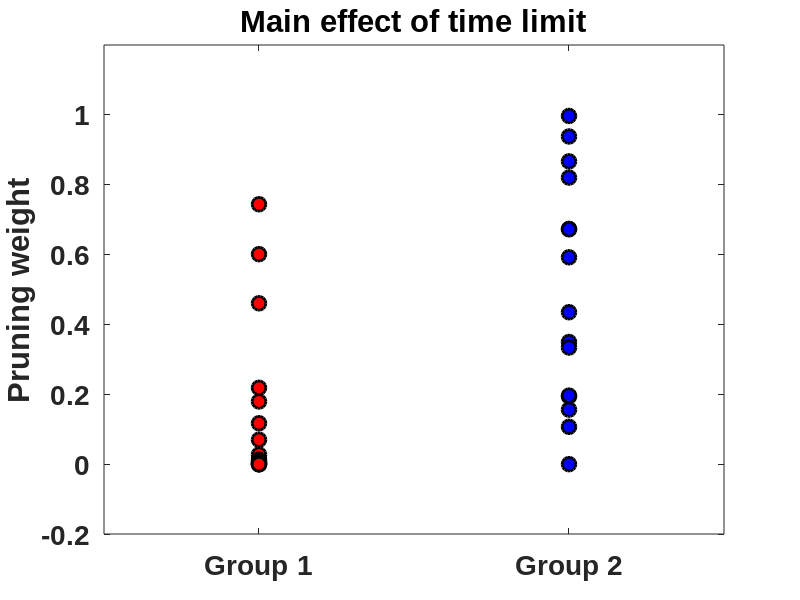
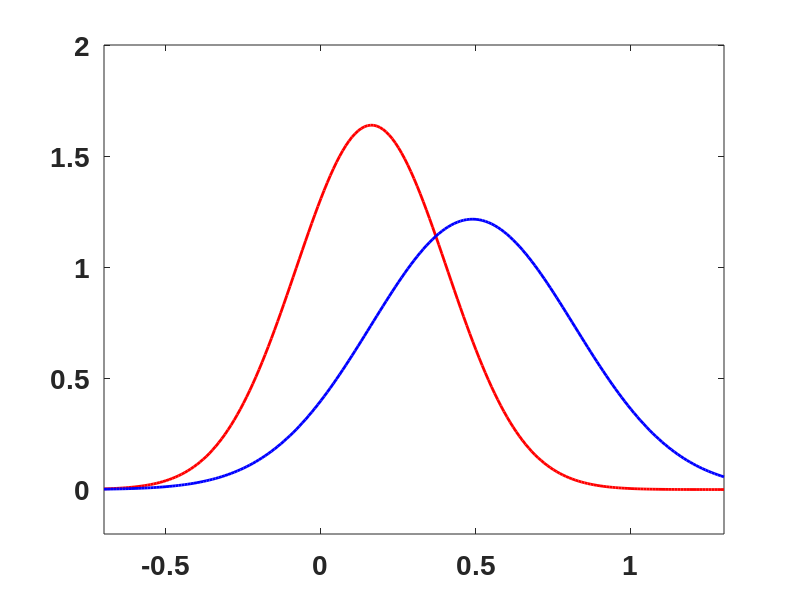
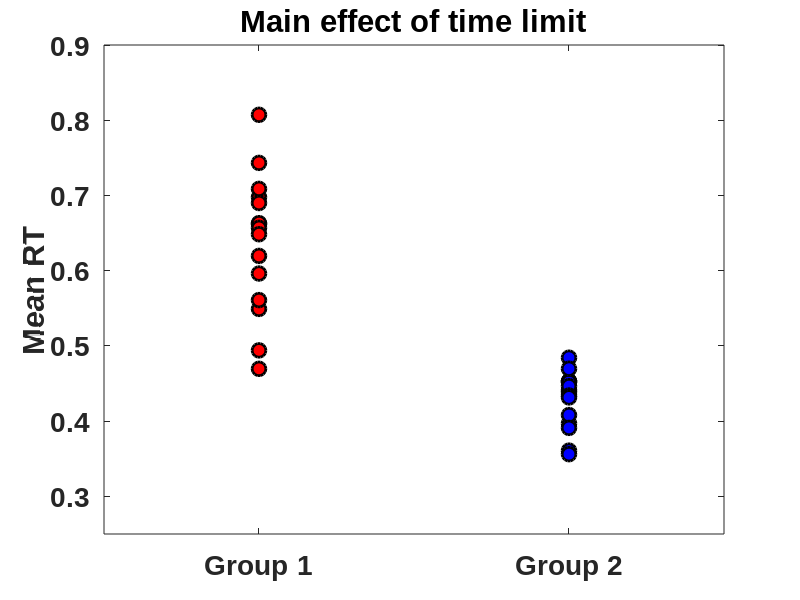
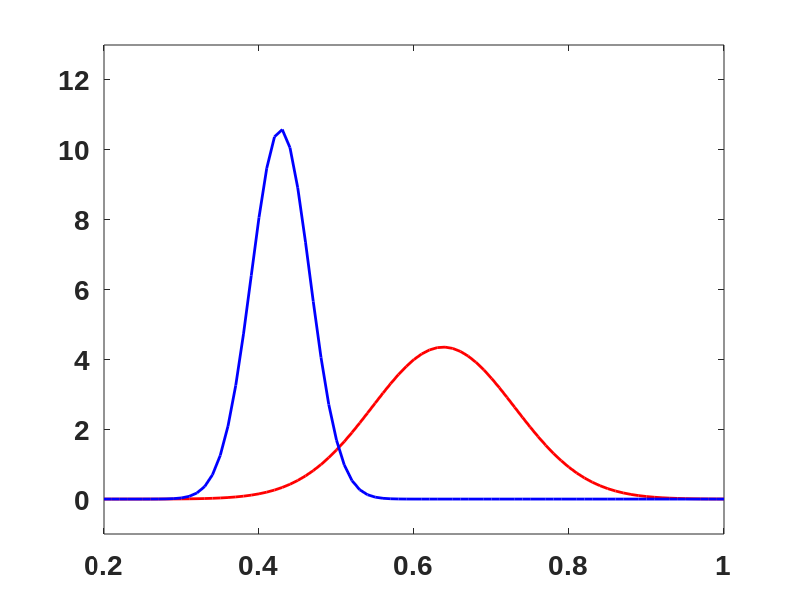

MATLAB code to generate these figures, in order:
%---------------------------------------------------------------------
%----------------------- Drop Charts (for W) 
%---------------------------------------------------------------------

FigHandle = figure('Position', [100, 100, 290, 400]);
set(0,'DefaultAxesFontName', 'Arial')
set(0,'DefaultAxesFontSize', 20)
set(0,'DefaultAxesFontWeight', 'bold')

group1Num = 15;
group2Num = 15;

grp1= [0.027465793,0.012917164,0.7440703,0.179461906,0.117144498,0.006315057,0,0.069905345,0.601203985,0.005180357,0.218543777,0,0,0,0.460556444];
grp2= [0.673499512,0.672469894,0.349759293,0.106892374,0.333860904,0.592221132,0.820442758,0.193873315,0.156104199,0.866911863,0.996867238,0.196189172,0,0.938143405,0.435009202];
    
for subject = 1 : group1Num
    plot([1],[grp1(subject)] ,'o', 'linewidth', 2,'color','red','markerfacecolor','red','markeredgecolor','black','markersize',10);  
    hold on
end

for subject = 1 : group2Num
    plot([2],[grp2(subject)] ,'o', 'linewidth', 2,'color','red','markerfacecolor','blue','markeredgecolor','black','markersize',10);  
    hold on
end

xticklabel = {'Group 1','Group 2'};
set(gca, 'XTick', 1:2, 'XTickLabel', xticklabel);


axis([0.5,2.5,-0.2 ,1.2])
ylabel('Pruning weight');
title('Main effect of time limit');

%---------------------------------------------------------------------
%----------------------- normal dist (for W) 
%---------------------------------------------------------------------FigHandle = figure('Position', [100, 100, 800, 200]);
FigHandle = figure('Position', [100, 100, 500, 100]);
set(0,'DefaultAxesFontName', 'Arial')
set(0,'DefaultAxesFontSize', 20)
set(0,'DefaultAxesFontWeight', 'bold')


mean1 = mean (grp1);
mean2 = mean (grp2);
std1  = std  (grp1);
std2  = std  (grp2);

X=[-0.7:0.01:1.3];
YYY = normpdf(X,mean1,std1);
plot (X,YYY,'r','linewidth', 2);
hold on
YYY = normpdf(X,mean2,std2);
plot (X,YYY,'b','linewidth', 2);

axis([-inf ,inf,-0.2 ,2])



%---------------------------------------------------------------------
%----------------------- Drop Charts (for RT) 
%---------------------------------------------------------------------

FigHandle = figure('Position', [100, 100, 290, 400]);
set(0,'DefaultAxesFontName', 'Arial')
set(0,'DefaultAxesFontSize', 20)
set(0,'DefaultAxesFontWeight', 'bold')

group1Num = 15;
group2Num = 15;

grp1= [0.662057991,0.743304302,0.697817673,0.549207071,0.66317907,0.619657606,0.469574731,0.656931337,0.708758249,0.689965343,0.648472571,0.807217335,0.596228629,0.494091066,0.56093212];
grp2= [0.441363464,0.45312218,0.484340343,0.360813351,0.453052557,0.396973318,0.438526113,0.408126784,0.452062301,0.446543933,0.434124301,0.356120997,0.469685263,0.43155859,0.391047099];
    
for subject = 1 : group1Num
    plot([1],[grp1(subject)] ,'o', 'linewidth', 2,'color','red','markerfacecolor','red','markeredgecolor','black','markersize',10);  
    hold on
end

for subject = 1 : group2Num
    plot([2],[grp2(subject)] ,'o', 'linewidth', 2,'color','red','markerfacecolor','blue','markeredgecolor','black','markersize',10);  
    hold on
end

xticklabel = {'Group 1','Group 2'};
set(gca, 'XTick', 1:2, 'XTickLabel', xticklabel);


axis([0.5,2.5,0.25 ,0.9])
ylabel('Mean RT');
title('Main effect of time limit');



%---------------------------------------------------------------------
%----------------------- normal dist (for RT) 
%---------------------------------------------------------------------FigHandle = figure('Position', [100, 100, 800, 200]);
FigHandle = figure('Position', [100, 100, 500, 100]);
set(0,'DefaultAxesFontName', 'Arial')
set(0,'DefaultAxesFontSize', 20)
set(0,'DefaultAxesFontWeight', 'bold')


mean1 = mean (grp1);
mean2 = mean (grp2);
std1  = std  (grp1);
std2  = std  (grp2);

X=[0.2:0.01:1];
YYY = normpdf(X,mean1,std1);
plot (X,YYY,'r','linewidth', 2);
hold on
YYY = normpdf(X,mean2,std2);
plot (X,YYY,'b','linewidth', 2);

axis([0.2,1,-1 ,13])




